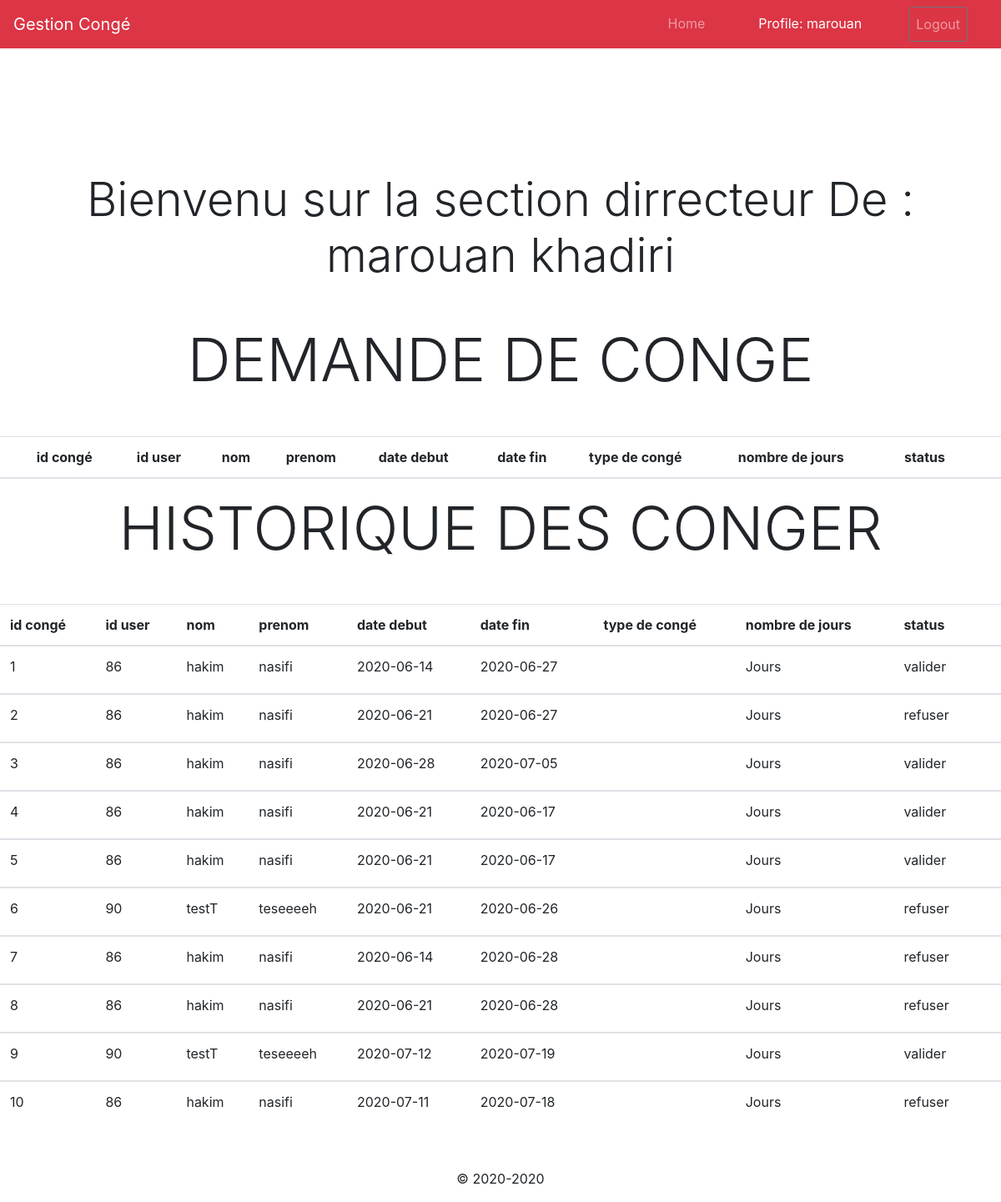
Page /public/dirrecteur.php (signed in) on the committed database.
### tables this page shows
CREATE TABLE `demande_conge` (
  `id_conger` int(11) NOT NULL,
  `date_debut` date NOT NULL,
  `date_fin` date NOT NULL,
  `id_user` int(10) UNSIGNED NOT NULL,
  `confirmation` varchar(255) DEFAULT NULL
);

CREATE TABLE `users` (
  `id` int(10) UNSIGNED NOT NULL,
  `login` varchar(150) DEFAULT NULL,
  `password` varchar(150) DEFAULT NULL,
  `adress` varchar(250) DEFAULT NULL,
  `type_user` varchar(250) NOT NULL,
  `CIN` varchar(255) DEFAULT NULL,
  `nom` varchar(255) DEFAULT NULL,
  `prenom` varchar(255) DEFAULT NULL,
  `adress_postal` varchar(255) DEFAULT NULL,
  `tell` int(100) DEFAULT NULL,
  `date_integration` date DEFAULT NULL
);

### docs/demandehtml.php (the view, shortened to what this page needs)
<?php
require_once '../connexion.php';
$reponse = $connexion->query('SELECT * FROM users INNER JOIN demande_conge ON users.id = demande_conge.id_user');
$reponse->execute();
$infos = $reponse->fetchALl(); ?>
<h2 class="display-3 text-center mb-5"> DEMANDE DE CONGE</h2>
<table class="table">
  <thead>
    <tr>
      <th scope="col"></th>
      <th scope="col">id congé</th>
      <th scope="col">id user</th>
      <th scope="col">nom </th>
      <th scope="col">prenom</th>
      <th scope="col">date debut</th>
      <th scope="col">date fin </th>
      <th cope="col">type de congé</th>
      <th cope="col">nombre de jours</th>
      <th scope="col">status</th>
      <th colspan="2"></th>
    </tr>
  </thead>
</table>
<h2 class="display-3 text-center mb-5">HISTORIQUE DES CONGER</h1>
  <table class="table">
    <thead>
      <tr>
        <th scope="col">id congé</th>
        <th scope="col">id user</th>
        <th scope="col">nom </th>
        <th scope="col">prenom</th>
        <th scope="col">date debut</th>
        <th scope="col">date fin </th>
        <th cope="col">type de congé</th>
        <th cope="col">nombre de jours</th>
        <th scope="col">status</th>
        <th colspan="2"></th>
      </tr>
    </thead>
    <?php
    foreach ($infos as $info) :
    ?>
    <tbody>
      <tr>
        <td><label for=""> <?= $info['id_conger'] ?></label><input class="d-none" type="text" name="id_conger"
            value="<?= $info['id_conger'] ?>" id=""></td>
        <td><?= $info['id'] ?></td>
        <td><?= $info['nom'] ?></td>
        <td><?= $info['prenom'] ?></td>
        <td><?= $info['date_debut'] ?></td>
        <td><?= $info['date_fin'] ?></td>
        <td><?= $info['type_conger'] ?></td>
        <td><?= $info['nombre_jours'] ?> Jours</td>
        <td><?= $info['confirmation'] ?></td>
      </tr>
    </tbody>
    <?php
    endforeach;
    ?>
  </table>

### rows in the picture
demande_conge: id_conger "1", id_user "86", id_user.nom "hakim", id_user.prenom "nasifi", date_debut "2020-06-14", date_fin "2020-06-27", confirmation "valider"
demande_conge: id_conger "2", id_user "86", id_user.nom "hakim", id_user.prenom "nasifi", date_debut "2020-06-21", date_fin "2020-06-27", confirmation "refuser"
demande_conge: id_conger "3", id_user "86", id_user.nom "hakim", id_user.prenom "nasifi", date_debut "2020-06-28", date_fin "2020-07-05", confirmation "valider"
demande_conge: id_conger "4", id_user "86", id_user.nom "hakim", id_user.prenom "nasifi", date_debut "2020-06-21", date_fin "2020-06-17", confirmation "valider"
demande_conge: id_conger "5", id_user "86", id_user.nom "hakim", id_user.prenom "nasifi", date_debut "2020-06-21", date_fin "2020-06-17", confirmation "valider"
demande_conge: id_conger "6", id_user "90", id_user.nom "testT", id_user.prenom "teseeeeh", date_debut "2020-06-21", date_fin "2020-06-26", confirmation "refuser"
demande_conge: id_conger "7", id_user "86", id_user.nom "hakim", id_user.prenom "nasifi", date_debut "2020-06-14", date_fin "2020-06-28", confirmation "refuser"
demande_conge: id_conger "8", id_user "86", id_user.nom "hakim", id_user.prenom "nasifi", date_debut "2020-06-21", date_fin "2020-06-28", confirmation "refuser"
demande_conge: id_conger "9", id_user "90", id_user.nom "testT", id_user.prenom "teseeeeh", date_debut "2020-07-12", date_fin "2020-07-19", confirmation "valider"
demande_conge: id_conger "10", id_user "86", id_user.nom "hakim", id_user.prenom "nasifi", date_debut "2020-07-11", date_fin "2020-07-18", confirmation "refuser"

### other values in the picture
$titre "Home"
$_SESSION['nom'] "marouan"
$_SESSION['type_user'] "dirrecteur"
$_SESSION['prenom'] "khadiri"
